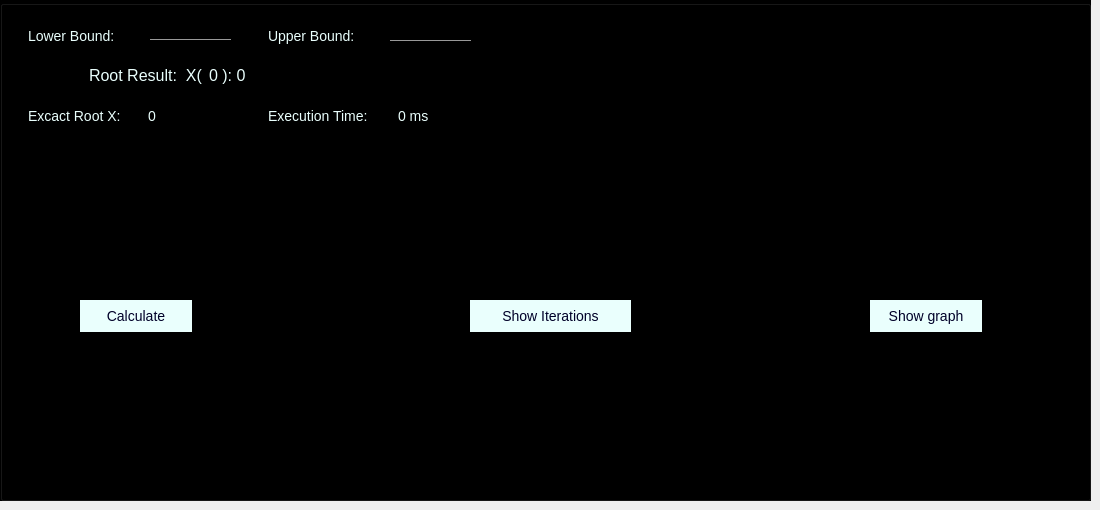
    <widget class="QWidget" name="tab_3">
     <attribute name="title">
      <string>False-position</string>
     </attribute>
     <widget class="QGroupBox" name="groupBox_3">
      <property name="geometry">
       <rect>
        <x>0</x>
        <y>0</y>
        <width>1091</width>
        <height>501</height>
       </rect>
      </property>
      <property name="styleSheet">
       <string notr="true">background-color:rgb(0, 0, 0)</string>
      </property>
      <property name="title">
       <string/>
      </property>
      <widget class="QLabel" name="label_18">
       <property name="geometry">
        <rect>
         <x>20</x>
         <y>20</y>
         <width>121</width>
         <height>31</height>
        </rect>
       </property>
       <property name="styleSheet">
        <string notr="true">background: transparent;
color: rgb(234, 255, 253);
margin: 5px;
font-size: 14px;
font-family: &quot;Sitka&quot;, &quot;Courier New&quot;, monospace;
color: rgb(234, 255, 253);
border: none;</string>
       </property>
       <property name="text">
        <string>Lower Bound:</string>
       </property>
      </widget>
      <widget class="QLineEdit" name="falseLowerBound">
       <property name="geometry">
        <rect>
         <x>150</x>
         <y>20</y>
         <width>81</width>
         <height>20</height>
        </rect>
       </property>
       <property name="styleSheet">
        <string notr="true">border: 0;
border-bottom: 1px solid #999;
background: transparent;
outline: none;
font-size: 14px;
font-family: &quot;Lucida Console&quot;, &quot;Courier New&quot;, monospace;
color: rgb(234, 255, 253);</string>
       </property>
       <property name="inputMask">
        <string/>
       </property>
       <property name="text">
        <string/>
       </property>
      </widget>
      <widget class="QLabel" name="label_20">
       <property name="geometry">
        <rect>
         <x>260</x>
         <y>20</y>
         <width>121</width>
         <height>31</height>
        </rect>
       </property>
       <property name="styleSheet">
        <string notr="true">background: transparent;
color: rgb(234, 255, 253);
margin: 5px;
font-size: 14px;
font-family: &quot;Sitka&quot;, &quot;Courier New&quot;, monospace;
color: rgb(234, 255, 253);
border: none;</string>
       </property>
       <property name="text">
        <string>Upper Bound:</string>
       </property>
      </widget>
      <widget class="QLineEdit" name="falseUpperBound">
       <property name="geometry">
        <rect>
         <x>390</x>
         <y>20</y>
         <width>81</width>
         <height>21</height>
        </rect>
       </property>
       <property name="styleSheet">
        <string notr="true">border: 0;
border-bottom: 1px solid #999;
background: transparent;
outline: none;
font-size: 14px;
font-family: &quot;Lucida Console&quot;, &quot;Courier New&quot;, monospace;
color: rgb(234, 255, 253);</string>
       </property>
       <property name="inputMask">
        <string/>
       </property>
       <property name="text">
        <string/>
       </property>
      </widget>
      <widget class="QPushButton" name="falseCalcBtn">
       <property name="geometry">
        <rect>
         <x>80</x>
         <y>300</y>
         <width>112</width>
         <height>32</height>
        </rect>
       </property>
       <property name="styleSheet">
        <string notr="true">border-radius: 50px;
background-color: rgb(234, 255, 253);
font-size: 14px;
font-family: &quot;Sitka&quot;, &quot;Courier New&quot;, monospace;
color: rgb(0, 0, 40);</string>
       </property>
       <property name="text">
        <string>Calculate</string>
       </property>
      </widget>
      <widget class="QPushButton" name="falseShowIterBtn">
       <property name="geometry">
        <rect>
         <x>470</x>
         <y>300</y>
         <width>161</width>
         <height>32</height>
        </rect>
       </property>
       <property name="styleSheet">
        <string notr="true">border-radius: 50px;
background-color: rgb(234, 255, 253);
font-size: 14px;
font-family: &quot;Sitka&quot;, &quot;Courier New&quot;, monospace;
color: rgb(0, 0, 40);</string>
       </property>
       <property name="text">
        <string>Show Iterations</string>
       </property>
      </widget>
      <widget class="QPushButton" name="falseShowGpBtn">
       <property name="geometry">
        <rect>
         <x>870</x>
         <y>300</y>
         <width>112</width>
         <height>32</height>
        </rect>
       </property>
       <property name="styleSheet">
        <string notr="true">border-radius: 50px;
background-color: rgb(234, 255, 253);
font-size: 14px;
font-family: &quot;Sitka&quot;, &quot;Courier New&quot;, monospace;
color: rgb(0, 0, 40);</string>
       </property>
       <property name="text">
        <string>Show graph</string>
       </property>
      </widget>
      <widget class="QLabel" name="label_21">
       <property name="geometry">
        <rect>
         <x>80</x>
         <y>60</y>
         <width>171</width>
         <height>31</height>
        </rect>
       </property>
       <property name="styleSheet">
        <string notr="true">background: transparent;
color: rgb(234, 255, 253);
margin: 5px;
font-size: 16px;
font-family: &quot;Sitka&quot;, &quot;Courier New&quot;, monospace;
color: rgb(234, 255, 253);
border: none;</string>
       </property>
       <property name="text">
        <string>Root Result:  X(</string>
       </property>
      </widget>
      <widget class="QLabel" name="falseRoot">
       <property name="geometry">
        <rect>
         <x>200</x>
         <y>60</y>
         <width>141</width>
         <height>31</height>
        </rect>
       </property>
       <property name="styleSheet">
        <string notr="true">background: transparent;
color: rgb(234, 255, 253);
margin: 5px;
font-size: 16px;
font-family: &quot;Sitka&quot;, &quot;Courier New&quot;, monospace;
color: rgb(234, 255, 253);
border: none;</string>
       </property>
       <property name="text">
        <string>0 ): 0</string>
       </property>
      </widget>
      <widget class="QLabel" name="label_30">
       <property name="geometry">
        <rect>
         <x>20</x>
         <y>100</y>
         <width>131</width>
         <height>31</height>
        </rect>
       </property>
       <property name="styleSheet">
        <string notr="true">background: transparent;
color: rgb(234, 255, 253);
margin: 5px;
font-size: 14px;
font-family: &quot;Sitka&quot;, &quot;Courier New&quot;, monospace;
color: rgb(234, 255, 253);
border: none;</string>
       </property>
       <property name="text">
        <string>Excact Root X:</string>
       </property>
      </widget>
      <widget class="QLabel" name="excactRootFalse">
       <property name="geometry">
        <rect>
         <x>140</x>
         <y>100</y>
         <width>101</width>
         <height>31</height>
        </rect>
       </property>
       <property name="styleSheet">
        <string notr="true">background: transparent;
color: rgb(234, 255, 253);
margin: 5px;
font-size: 14px;
font-family: &quot;Sitka&quot;, &quot;Courier New&quot;, monospace;
color: rgb(234, 255, 253);
border: none;</string>
       </property>
       <property name="text">
        <string>0</string>
       </property>
      </widget>
      <widget class="QLabel" name="label_31">
       <property name="geometry">
        <rect>
         <x>260</x>
         <y>100</y>
         <width>141</width>
         <height>31</height>
        </rect>
       </property>
       <property name="styleSheet">
        <string notr="true">background: transparent;
color: rgb(234, 255, 253);
margin: 5px;
font-size: 14px;
font-family: &quot;Sitka&quot;, &quot;Courier New&quot;, monospace;
color: rgb(234, 255, 253);
border: none;</string>
       </property>
       <property name="text">
        <string>Execution Time:</string>
       </property>
      </widget>
     </widget>
     <widget class="QLabel" name="etFalse">
      <property name="geometry">
       <rect>
        <x>390</x>
        <y>100</y>
        <width>101</width>
        <height>31</height>
       </rect>
      </property>
      <property name="styleSheet">
       <string notr="true">background: transparent;
color: rgb(234, 255, 253);
margin: 5px;
font-size: 14px;
font-family: &quot;Sitka&quot;, &quot;Courier New&quot;, monospace;
color: rgb(234, 255, 253);
border: none;</string>
      </property>
      <property name="text">
       <string>0 ms</string>
      </property>
     </widget>
    </widget>
